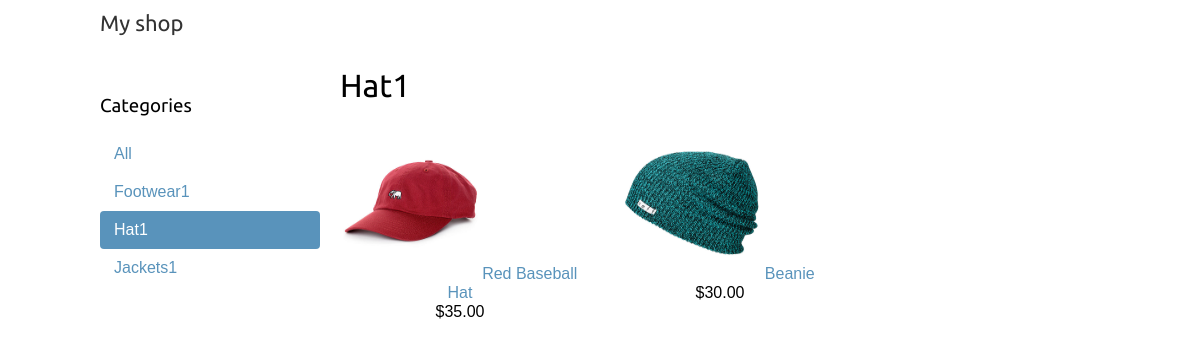
The page /hat1/ on the database its author committed.
### shop/models.py (models this page shows, shortened)
class Category(models.Model):
    name = models.CharField(max_length=200, db_index=True)
    slug = models.SlugField(max_length=200, db_index=True, unique=True)
    class Meta:
        ordering = ('name',)
        verbose_name = 'category'
        verbose_name_plural = 'categories'
    def get_absolute_url(self):
        return reverse('shop:product_list_by_category', args=[self.slug])

class Product(models.Model):
    category = models.ForeignKey(Category, related_name='products')
    name = models.CharField(max_length=200, db_index=True)
    slug = models.SlugField(max_length=200, db_index=True)
    image = models.ImageField(upload_to='products/%Y/%m/%d', blank=True)
    description = models.TextField(blank=True)
    price = models.DecimalField(max_digits=10, decimal_places=2)
    stock = models.PositiveIntegerField()
    available = models.BooleanField(default=True)
    created = models.DateTimeField(auto_now_add=True)
    updated = models.DateTimeField(auto_now=True)
    class Meta:
        ordering = ('-created',)
        index_together = (('id', 'slug'),)
    def get_absolute_url(self):
        return reverse('shop:product_detail', args=[self.id, self.slug])

### shop/views.py (the view)
# urls.py: url(r'^(?P<category_slug>[-\w]+)/$', views.product_list, name='product_list_by_category'),
def product_list(request, category_slug=None):
    category = None
    categories = Category.objects.all()
    products = Product.objects.filter(available=True)
    if category_slug:
        category = get_object_or_404(Category, slug=category_slug)
        products = products.filter(category=category)
    return render(request, 'shop/product/list.html', {'category': category,
                                                      'categories': categories,
                                                      'products': products})

### shop/templates/shop/product/list.html (shortened to what this page needs)
{% extends "shop/base.html" %}
{% load i18n %}
{% load static %}
{% block content %}
    <div id="sidebar">
        <h3>{% trans "Categories" %}</h3>
        <ul>
            <li {% if not category %}class="selected"{% endif %}>
                <a href="{% url "shop:product_list" %}">{% trans "All" %}</a>
            </li>
        {% for c in categories %}
            <li {% if category.slug == c.slug %}class="selected"{% endif %}>
                <a href="{{ c.get_absolute_url }}">{{ c.name }}</a>
            </li>
        {% endfor %}
        </ul>
    </div>
    <div id="main" class="product-list">
        <h1>{% if category %}{{ category.name }}{% else %}{% trans "Products" %}{% endif %}</h1>
        {% for product in products %}
            <div class="item">
                <a href="{{ product.get_absolute_url }}">
                    <img src="{% if product.image %}{{ product.image.url }}{% else %}{% static "img/no_image.png" %}{% endif %}" style="width:135px;height:135px;">
                </a>
                <a href="{{ product.get_absolute_url }}">{{ product.name }}</a><br>
                ${{ product.price }}
            </div>
        {% endfor %}
    </div>
{% endblock %}

### shop/static/css/base.css (style rules this page uses)
body { margin:0; padding:0; font-family:helvetica, sans-serif; }
h1, h2, h3, h4, h5 , h6 { font-family: 'Ubuntu', sans-serif; font-weight:normal; }
a { text-decoration:none; color:#5993bb; }
#sidebar { width:220px; padding:30px 20px 0 0; float:left; }
#sidebar ul { margin:0; padding:0; }
#sidebar ul li { margin:0; list-style:none; padding:10px 14px; }
#sidebar ul li a { display:block; }
#sidebar ul li.selected { background:#5993bb; border-radius:4px; }
#sidebar ul li.selected a { color:#fff; }
#main { float:left; width: 96%; margin-right:-220px; overflow:hidden; }
.product-list .item { width:25%; padding:10px 20px 10px 0; float:left; text-align:center; line-height:1.2; }
.product-list .item img { width:10px; height:10px; margin-bottom:8px; }

### rows shown on the page
Category: name "Footwear1"
Category: name "Hat1"
Category: name "Jackets1"
Product: image (picture), name "Red Baseball Hat", price "35.00"
Product: image (picture), name "Beanie", price "30.00"
